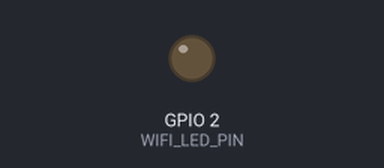
The sketch below on a simulated ESP32. Parts: output pins drawn as LEDs (lit = HIGH). WiFi joins after 1.5 s; servers stay silent unless stated; uploads are accepted with an empty reply; what the sketch prints to the serial monitor is not drawn.

Above: at 0.0 s.
At 2.1 s:
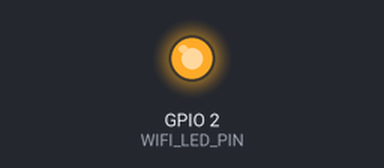
Timing chart, 0 to 3.6 s (numbered marks = the images above):
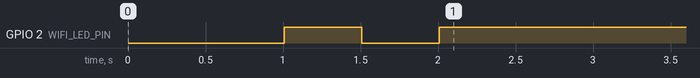

The sketch:

FairAC_SmartDevice.ino
```cpp
#include <WiFi.h>
#include <HTTPClient.h>
#include <ArduinoJson.h> // IMPORTANT: Install "ArduinoJson" library in Arduino IDE

// ==========================================
// CONFIGURATION
// ==========================================

const char* ssid = "YOUR_WIFI_SSID";
const char* password = "YOUR_WIFI_PASSWORD";

// Replace with your Node.js backend IP
const String baseUrl = "http://192.168.0.107:5000/api/v1/iot";

const unsigned long heartbeatInterval = 30000; // 30 seconds
const unsigned long telemetryInterval = 10000; // 10 seconds

unsigned long previousHeartbeatMillis = 0;
unsigned long previousTelemetryMillis = 0;

String deviceId = "";

// State Variables
bool isAcOn = false;
long activeSessionId = -1;
float simulatedKwh = 0.0;
float simulatedPowerW = 1400.0; // 1.4 kW AC

const int WIFI_LED_PIN = 2; // Usually 2 on ESP32 DevKit V1. If no light, try 1 or 22.

void setup() {
  Serial.begin(115200);
  pinMode(WIFI_LED_PIN, OUTPUT);
  delay(1000);

  Serial.println("\n=================================");
  Serial.println("FairAC IoT - Phase 2 (Smart Device)");
  Serial.println("=================================");

  WiFi.begin(ssid, password);
  Serial.print("Connecting to WiFi: ");
  Serial.println(ssid);

  bool ledState = false;
  while (WiFi.status() != WL_CONNECTED) {
    ledState = !ledState;
    digitalWrite(WIFI_LED_PIN, ledState ? HIGH : LOW); // Blink while connecting
    delay(500);
    Serial.print(".");
  }

  digitalWrite(WIFI_LED_PIN, HIGH); // Solid ON when connected

  Serial.println("\nWiFi Connected!");
  Serial.print("IP Address: ");
  Serial.println(WiFi.localIP());

  // Generate Device ID from MAC Address automatically
  deviceId = "ESP32_" + WiFi.macAddress();
  deviceId.replace(":", "");
  Serial.println("DEVICE ID (MAC): " + deviceId);
  Serial.println("Please map this Device ID to your room in the backend!");

  // Send an immediate heartbeat on boot
  sendHeartbeat();
}

void loop() {
  unsigned long currentMillis = millis();

  // WiFi LED Status Indicator
  if (WiFi.status() == WL_CONNECTED) {
    digitalWrite(WIFI_LED_PIN, HIGH); // Solid Blue
  } else {
    // Blink Blue rapidly if disconnected
    digitalWrite(WIFI_LED_PIN, (currentMillis / 250) % 2 ? HIGH : LOW);
  }

  // 1. Heartbeat Logic
  if (currentMillis - previousHeartbeatMillis >= heartbeatInterval) {
    previousHeartbeatMillis = currentMillis;
    sendHeartbeat();
  }

  // 2. Telemetry Logic (Only if AC is ON)
  if (isAcOn && (currentMillis - previousTelemetryMillis >= telemetryInterval)) {
    previousTelemetryMillis = currentMillis;

    // Simulate consuming power (1.4 kW for 10 seconds)
    float timeHours = (telemetryInterval / 1000.0) / 3600.0;

    // ACCUMULATE locally in case WiFi is down
    simulatedKwh += (simulatedPowerW / 1000.0) * timeHours;

    if (WiFi.status() == WL_CONNECTED) {
      bool success = sendTelemetry();
      if (success) {
        simulatedKwh = 0.0; // Reset only after successfully sending to backend!
      }
    }
  }
}

void sendHeartbeat() {
  if (WiFi.status() != WL_CONNECTED) return;

  HTTPClient http;
  String url = baseUrl + "/heartbeat";
  http.begin(url);
  http.addHeader("Content-Type", "application/json");

  // Create JSON payload
  StaticJsonDocument<200> doc;
  doc["device_id"] = deviceId;
  doc["mac_address"] = WiFi.macAddress();
  doc["status"] = "online";
  doc["uptime"] = millis() / 1000;

  String payload;
  serializeJson(doc, payload);

  int httpResponseCode = http.POST(payload);

  if (httpResponseCode > 0) {
    String response = http.getString();

    // Parse backend response to check for active session
    StaticJsonDocument<500> respDoc;
    DeserializationError error = deserializeJson(respDoc, response);

    if (!error) {
      if (respDoc.containsKey("active_session_id") && !respDoc["active_session_id"].isNull()) {
        long newSessionId = respDoc["active_session_id"];
        if (!isAcOn || activeSessionId != newSessionId) {
          isAcOn = true;
          activeSessionId = newSessionId;
          simulatedKwh = 0.0; // Reset counter for new session
          Serial.println("\n[RELAY] >>> AC TURNED ON (Simulated) <<<");
          Serial.println("Linked to Session ID: " + String(activeSessionId));
        }
      } else {
        if (isAcOn) {
          isAcOn = false;
          activeSessionId = -1;
          Serial.println("\n[RELAY] >>> AC TURNED OFF (Simulated) <<<");
        }
      }
    }
  } else {
    Serial.println("Error sending heartbeat: " + String(httpResponseCode));
  }
  http.end();
}

bool sendTelemetry() {
  if (WiFi.status() != WL_CONNECTED) return false;

  HTTPClient http;
  String url = baseUrl + "/telemetry";
  http.begin(url);
  http.addHeader("Content-Type", "application/json");

  StaticJsonDocument<200> doc;
  doc["device_id"] = deviceId;
  doc["session_id"] = activeSessionId;
  doc["energy_kwh"] = simulatedKwh;
  doc["power_w"] = simulatedPowerW;

  String payload;
  serializeJson(doc, payload);

  Serial.print("Sending Telemetry: ");
  Serial.println(payload);

  int httpResponseCode = http.POST(payload);
  http.end();

  return (httpResponseCode > 0);
}
```
